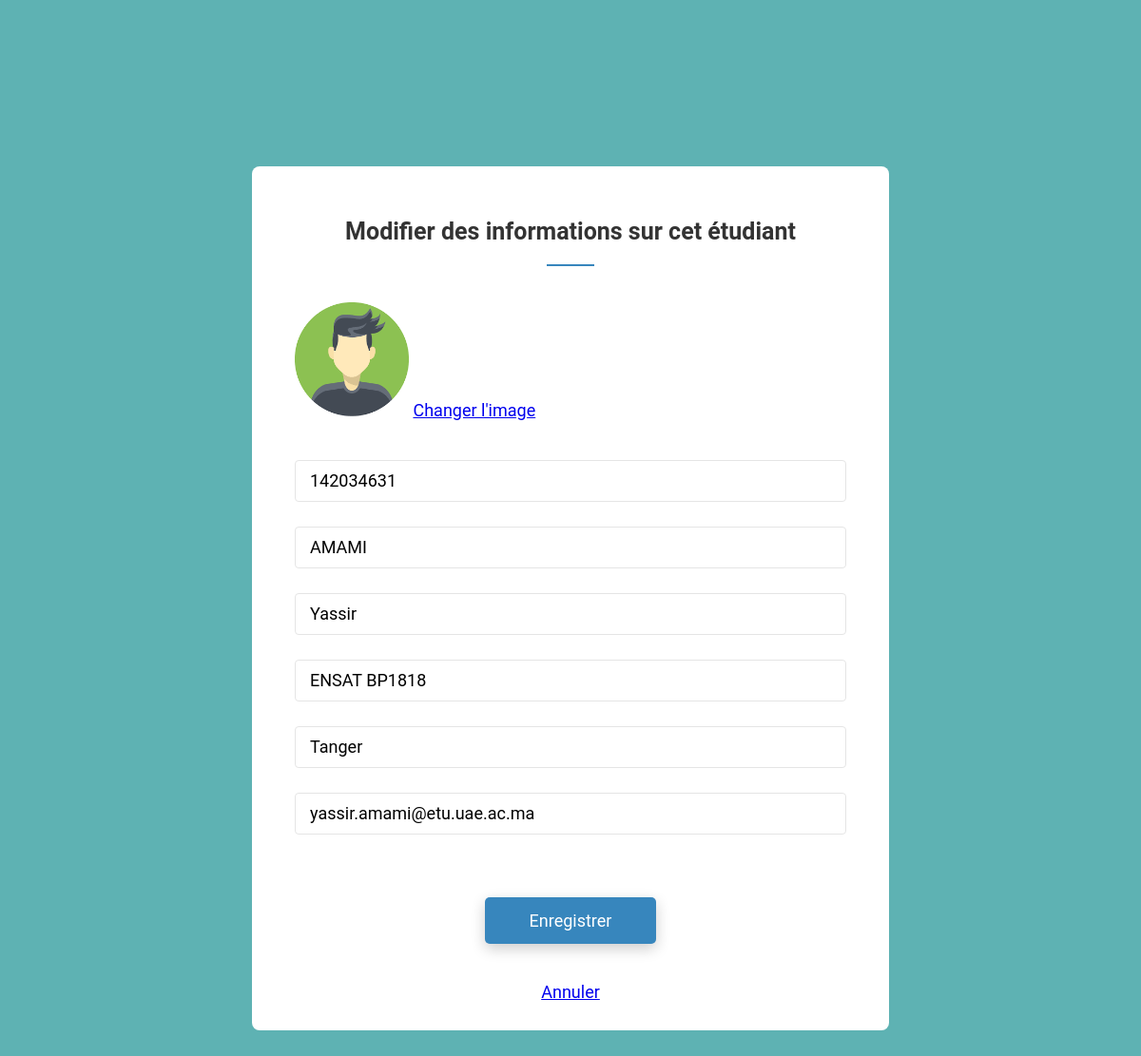
The app's page /update.php?editid=7 with its own data.
### tables this page shows
CREATE TABLE `eleves` (
  `ID_eleve` int(11) NOT NULL,
  `CNE` varchar(10) NOT NULL,
  `Nom` varchar(15) NOT NULL,
  `Prenom` varchar(15) NOT NULL,
  `Adresse` varchar(100) NOT NULL,
  `Ville` varchar(10) NOT NULL,
  `email` varchar(100) NOT NULL,
  `Photo` varchar(100) NOT NULL,
  `etat` tinyint(1) NOT NULL
);

### update.php (the view, shortened to what this page needs)
<!DOCTYPE html>
<html lang="en">
<head>
    <link rel="stylesheet" href="css/style.css"/>
</head>
</head>
<body>
<div class="page-content">
<div class="form-v5-content">
<form  method="POST" class="form-detail">
 <?php
 require_once "MySQL.php";
$eid=$_GET['editid'];
$ret=mysqli_query($mysqli," SELECT* FROM eleves WHERE ID_eleve='$eid'");
while ($row=mysqli_fetch_array($ret)) {
?>
 <h2> Modifier des informations sur cet étudiant</h2>
<div class="form-row">
<img src="<?php  echo $row['Photo'];?>" width="120" height="120">
<a href="changeImage.php?userid=<?php echo $row['ID_eleve'];?>">Changer l'image</a>
</div>
 <br> <br>
 <div class="form-row">
<input type="text" class="input-text" name="cne" value="<?php  echo $row['CNE'];?>" required="true">
</div>
<div class="form-row">
<input type="text" class="input-text" name="nom" value="<?php  echo $row['Nom'];?>" required="true">
</div>
<div class="form-row">
<input type="text" class="input-text" name="prenom" value="<?php  echo $row['Prenom'];?>" required="true">
</div>
<div class="form-row">
<input type="text" class="input-text" name="adresse" value="<?php  echo $row['Adresse'];?>" required="true">
</div>
<div class="form-row">
<input type="text" class="input-text" name="ville" value="<?php  echo $row['Ville'];?>" required="true">
</div>
<div class="form-row">
<input type="text" class="input-text" name="email" required="true" value="<?php  echo $row['email'];?>">
</div>
<?php
}
?>
 <br>
 <div class="form-row-last">
 <input type="submit" name="modifier" class="register" value="Enregistrer">
 </div>
 <center><a href="allMembers.php">Annuler</a></center>
 </div>
</div>
</body>
</html>

### css/style.css (style rules this page uses)
body { margin: 0; }
.page-content { width: 100%; margin: 0 auto; background: #5eb2b3; display: flex; display: -webkit-flex; justify-content: center; -o-justify-content: center; -ms-justify-content: center; -moz-justify-content: center; -webkit-justify-content: center; align-items: center; -o-align-items: center; -ms-align-items: center; -moz-align-items: center; -webkit-align-items: center; }
.form-v5-content { background: #fff; width: 670px; border-radius: 8px; -o-border-radius: 8px; -ms-border-radius: 8px; -moz-border-radius: 8px; -webkit-border-radius: 8px; margin: 175px 0; font-family: 'Roboto', sans-serif; color: #333; font-weight: 400; position: relative; font-size: 18px; }
.form-v5-content .form-detail { padding: 30px 45px 30px 45px; position: relative; }
.form-detail h2 { font-weight: 700; font-size: 25px; text-align: center; position: relative; padding: 3px 0 20px; margin-bottom: 40px; }
.form-detail h2::after { background: #3786bd; width: 50px; height: 2px; content: ""; position: absolute; top: 100%; left: 50%; transform: translateX(-50%); -o-transform: translateX(-50%); -ms-transform: translateX(-50%); -moz-transform: translateX(-50%); -webkit-transform: translateX(-50%); }
.form-detail .form-row { position: relative; }
.form-detail .form-row-last { text-align: center; }
.form-detail .input-text { margin-bottom: 26px; }
.form-detail input { width: 94.5%; padding: 10.5px 15px; border: 1px solid #e5e5e5; appearance: unset; -moz-appearance: unset; -webkit-appearance: unset; -o-appearance: unset; -ms-appearance: unset; outline: none; -moz-outline: none; -webkit-outline: none; -o-outline: none; -ms-outline: none; border-radius: 4px; -o-border-radius: 4px; -ms-border-radius: 4px; -moz-border-radius: 4px; -webkit-border-radius: 4px; font-family: 'Roboto', sans-serif; font-weight: 400; font-size: 18px; }
.form-detail .register { font-size: 18px; color: #fff; background: #3786bd; border-radius: 5px; -o-border-radius: 5px; -ms-border-radius: 5px; -moz-border-radius: 5px; -webkit-border-radius: 5px; width: 180px; box-shadow: 0px 5px 15px 0px rgba(0, 0, 0, 0.2); -o-box-shadow: 0px 5px 15px 0px rgba(0, 0, 0, 0.2); -ms-box-shadow: 0px 5px 15px 0px rgba(0, 0, 0, 0.2); -moz-box-shadow: 0px 5px 15px 0px rgba(0, 0, 0, 0.2); -webkit-box-shadow: 0px 5px 15px 0px rgba(0, 0, 0, 0.2); border: none; margin: 19px 0 40px; cursor: pointer; }
.form-detail .form-row-last input { padding: 14px; }

### update.php (style rules this page uses)
body { background-color: rgb(0, 127, 255); }

### records on screen
eleves: Photo (picture), cne "142034631", nom "AMAMI", prenom "Yassir", adresse "ENSAT BP1818", ville "Tanger", email "yassir.amami@etu.uae.ac.ma"
